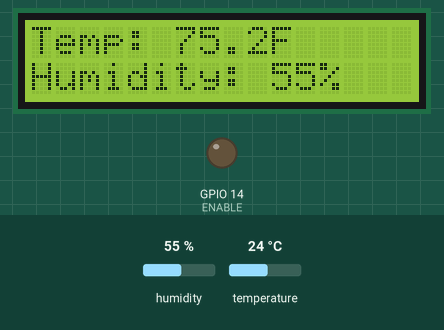
A sketch run on a simulated ESP8266 (Wemos D1 mini). Shown: 16×2 character LCD, output pins drawn as LEDs (lit = HIGH). The inputs (shaded band) are chosen by the test bench; at power-on: humidity 55 %, temperature 24 °C. What the sketch prints to the serial monitor is not drawn.

Above: at 3.3 s.
3.4 s: humidity set to 22 %
At 6.2 s:
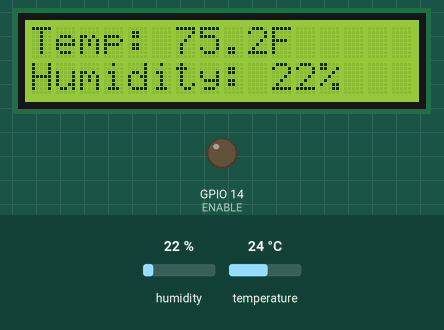
6.8 s: temperature set to 12 °C
At 9.0 s:
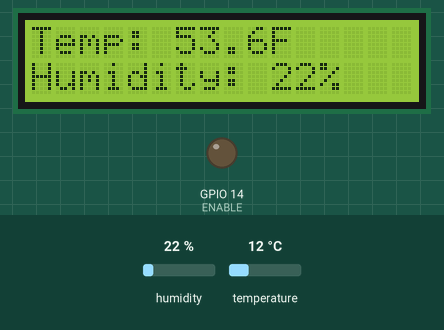
9.7 s: humidity set to 40 %
At 14.2 s:
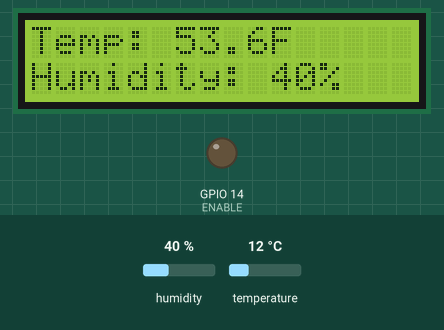
14.7 s: temperature set to 21 °C
At 19.1 s:
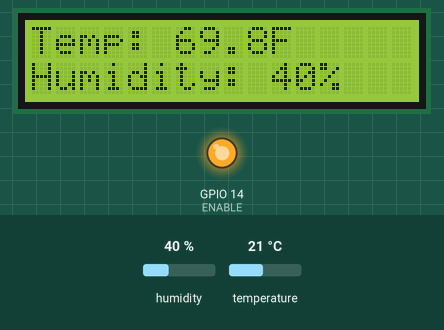
19.9 s: temperature set to 24 °C
At 25.2 s:
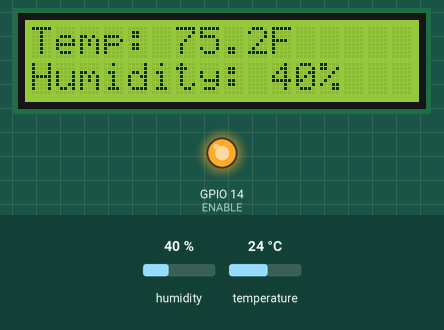
Timing chart, 0 to 38.4 s (numbered marks = the images above; inputs shaded):
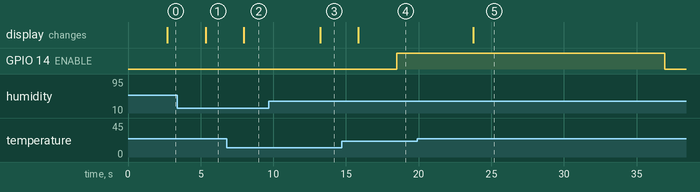

The sketch:

Relay_LCD_DHT11_ESP8266.ino
```cpp
//The DHT11 code portion of this is heavily based on the sample code, "DHTtester".
//The LCD display code uses an I2C backpack design. https://alselectro.wordpress.com/2018/04/16/esp8266-wemos-d1-with-i2c-serial-lcd/
    // Vcc - > 5v
    // GND - > GND
    // SCL - > SCL
    // SDA - > SDA

#include <Wire.h>
#include <LiquidCrystal_I2C.h> //Reference doc: https://www.arduino.cc/en/Reference/LiquidCrystalConstructor
#include <DHT.h>
#include <ESP8266WiFi.h>
#include <BlynkSimpleEsp8266.h>

#define ENABLE 14
#define DHTPIN 3
#define DHTTYPE DHT11
unsigned long Previous_Relay_Millis = 0;  // this variable will store the last time the relay was fired
const long Relay_Interval = 18000; // sets the delay before opening / closing the relay again to prevent nuisance signals.  180,000 = 3 minutes
unsigned long Previous_LCD_Millis = 0; // store the last time the LCD display updated
const long LCD_Interval = 2500;

LiquidCrystal_I2C  lcd(0x27,2,1,0,4,5,6,7); // 0x27 is the I2C bus address of backpack by default
DHT dht(DHTPIN,DHTTYPE);

void setup() {
  //lcd.clear();
  Serial.begin(9600);
  Serial.println(F("Starting the thermostat..."));

  lcd.begin(16,2); // for 16 x 2 LCD module
  lcd.setBacklightPin(3,POSITIVE);
  lcd.setBacklight(HIGH);
  //lcd.clear();
  pinMode(ENABLE, OUTPUT);
  lcd.print("Hello");
  dht.begin();
}


void loop() {
  Serial.println("starting the loop...");
  delay (500); //sensor is slow to react; readings take ~0.25s each and data is ~2s old
  float humidity = dht.readHumidity();
  float tempC = dht.readTemperature();
  float tempF = dht.readTemperature(true); //(isFahrenheit = true)

  // Check if reading failed and exit early to try again.

  if (isnan(humidity) || isnan(tempC) || isnan(tempF)) {
    Serial.println(F("Failed to receive a reading from the DHT11 sensor."));
    return;

  }
    //Compute the heat index in Fahrenheit (the default)
  float heat_index_F = dht.computeHeatIndex(tempF, humidity);
  //Compute the heat index in Celsius (isFahrenheit = False)
  float heat_index_C = dht.computeHeatIndex(tempC, humidity, false);
  int int_humidity = int(humidity);


  Serial.print(F("Humidity: "));
  Serial.print(int_humidity);
  Serial.println(F("%"));
  Serial.print("Temperature: ");
  Serial.print(tempF);
  Serial.println(F("°F"));
  Serial.print(F("Heat Index: "));
  Serial.print(heat_index_F);
  Serial.println(F("°F"));


unsigned long Current_LCD_Millis = millis();
 if (Current_LCD_Millis - Previous_LCD_Millis >= LCD_Interval) {
  Previous_LCD_Millis = Current_LCD_Millis;  // this if statement "saves" the last time the action wast taken.
  //print the temperature in degrees Fahrenheit to the first line of the LCD display.

  lcd.setCursor(0,0); // Start in the top left
  lcd.print("Temp: ");
  lcd.print(tempF,1);
  //lcd.print((char)223);  //This is required to correctly print the degrees symbol on the display.
  lcd.print("F");

  lcd.setCursor(0,1);  // Start in the bottom left
  lcd.print("Humidity: ");
  lcd.print(int_humidity);
  lcd.print("%");
    }

  unsigned long Current_Relay_Millis = millis();

  if (Current_Relay_Millis - Previous_Relay_Millis >= Relay_Interval) {
    Previous_Relay_Millis = Current_Relay_Millis;  // this if statement "saves" the last time the action wast taken.
    if (tempF < 72) {
      Serial.println("The temp is too low.  Turn on Heater.");
      digitalWrite(ENABLE,HIGH);
    }
    else if (tempF > 72) {
      Serial.println("The temp is too high.  Turn off the Heater.");
      digitalWrite(ENABLE, LOW);
    }
    }


//  Serial.println("Fire the relay");
//  digitalWrite(ENABLE, HIGH);  // enables the relay
//  delay(5000); // wait 5 seconds
//  Serial.println("Turn off the relay");
//  digitalWrite(ENABLE, LOW); // disables the relay
//  delay(5000); // wait 5 seconds

}
```

Measured:
- after the input at 3.4 s, the display: changes after 1.9 s (image 1)
- after the input at 6.8 s, the display: changes after 1.2 s (image 2)
- after the input at 9.7 s, the display: changes after 3.5 s (image 3)
- after the input at 14.7 s, the display: changes after 1.1 s (image 4)
- after the input at 19.9 s, GPIO 14 (ENABLE): HIGH → LOW after 17.0 s; the display: changes after 3.9 s (image 5)
